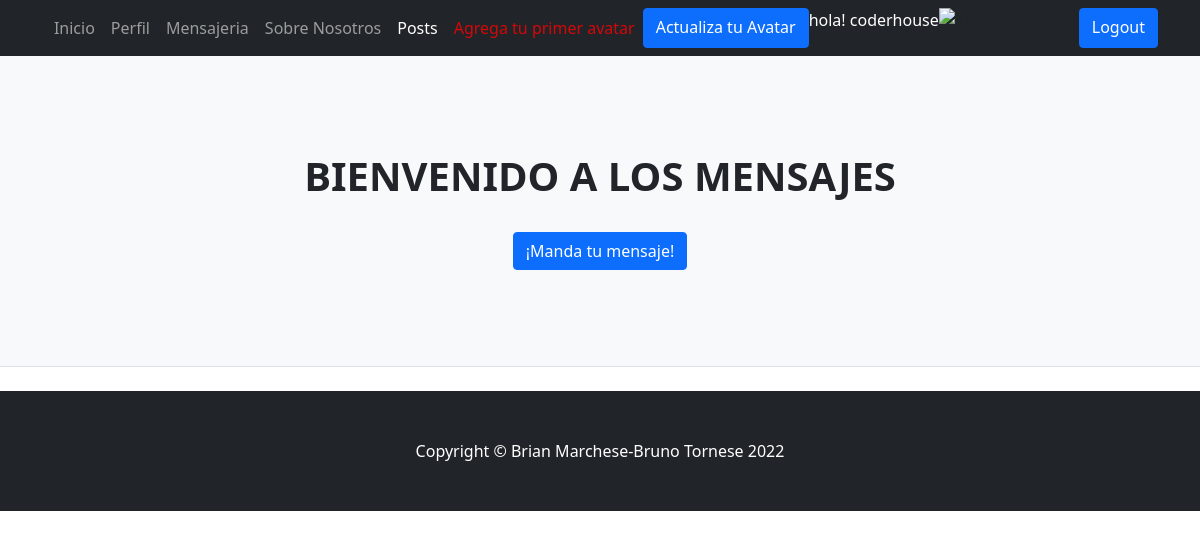
The app's page /mensajeria/mensajes (signed in), older data.
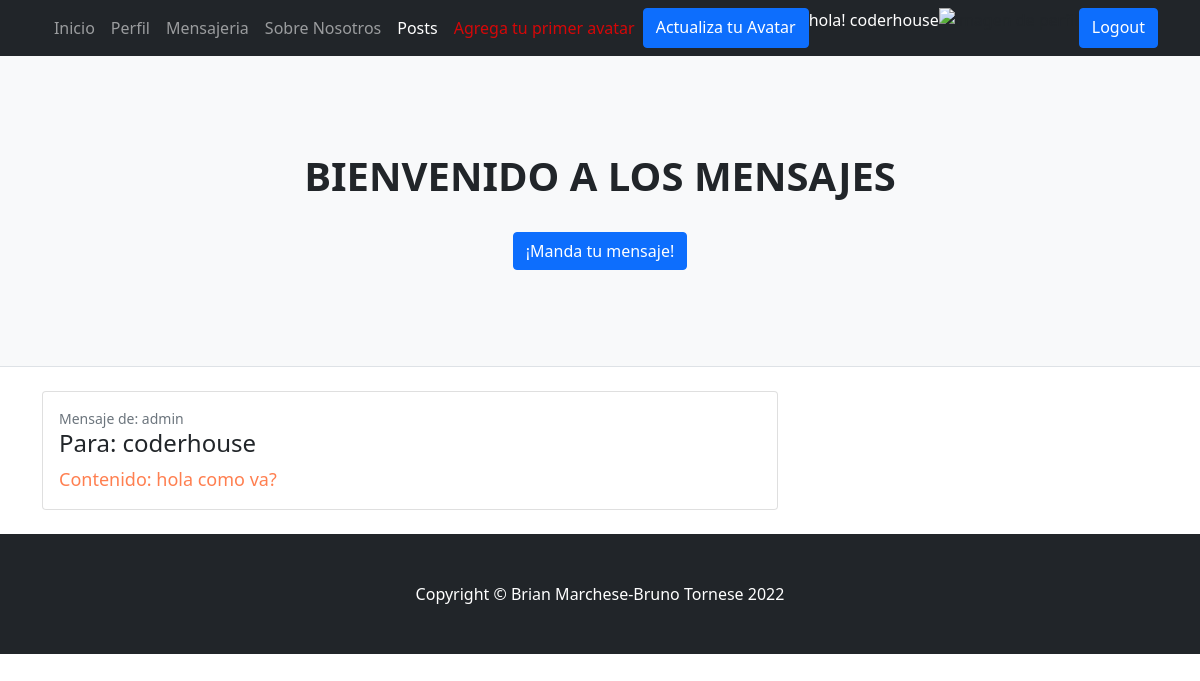
The same page, newer data.
### mensajeria/models.py (models this page shows)
class mensaje(models.Model):
    emisor = models.ForeignKey(User, on_delete=models.CASCADE, related_name='enviador')#Relacion con el usuario que envia el mensaje
    receptor = models.ForeignKey(User, on_delete=models.CASCADE, related_name='receptor')#Relacion con el usuario que recibe el mensaje
    contenido = models.TextField()#Contenido del mensaje

### mensajeria/views.py (the view)
# urls.py: path('mensajes', mensajes, name='mensajes'), # url para ver los mensajes
@login_required
def mensajes(request):#Funcion para ver los mensajes
    mensajes= mensaje.objects.filter(emisor=request.user)#se obtienen los mensajes del usuario
    mensajes= mensaje.objects.filter(receptor=request.user)
    return render(request, 'mensajes.html', {'mensajes':mensajes})#se redirecciona a la pagina de mensajes con los mensajes obtenidos

### login/templates/mensajes.html
{% extends "padre.html" %}
{% load static %}
{% block titulo %}
<h1 class="fw-bolder">BIENVENIDO A LOS MENSAJES</h1>
<br>
<a class="btn btn-primary" href="{% url 'mensaje_creacion' %}">¡Manda tu mensaje!</a>
{% endblock %}
{% block contenido_que_cambia %}
        <div class="container">
        {% for mensaje in mensajes %}
            <div class="row">
                <div class="col-lg-8">
                    <div class="card mb-4">
                        <div class="card-body">
                            <div class="small text-muted">Mensaje de: {{ mensaje.emisor }}</div>
                            <h4 class="card-title"> Para: {{ mensaje.receptor }}</h4>
                            <p  style="font-size: large; color:coral " class="card-text">Contenido: {{ mensaje.contenido | safe }}</p>
                        </div>
                    </div>
                </div>
            </div>
        {% endfor %}
        </div>
{% endblock %}

Row changes from the older to the newer data that the page shows:
added mensaje: emisor "admin", receptor "coderhouse", contenido "hola como va?"
